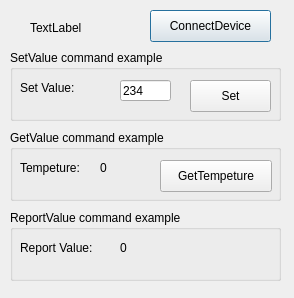
<?xml version="1.0" encoding="UTF-8"?>
<ui version="4.0">
 <class>DemoDialog</class>
 <widget class="QDialog" name="DemoDialog">
  <property name="geometry">
   <rect>
    <x>0</x>
    <y>0</y>
    <width>294</width>
    <height>298</height>
   </rect>
  </property>
  <property name="windowTitle">
   <string>上位机通信框架示例</string>
  </property>
  <widget class="QPushButton" name="pushButtonConnectDevice">
   <property name="geometry">
    <rect>
     <x>150</x>
     <y>10</y>
     <width>121</width>
     <height>32</height>
    </rect>
   </property>
   <property name="text">
    <string>ConnectDevice</string>
   </property>
  </widget>
  <widget class="QGroupBox" name="groupBox">
   <property name="geometry">
    <rect>
     <x>10</x>
     <y>50</y>
     <width>271</width>
     <height>71</height>
    </rect>
   </property>
   <property name="title">
    <string>SetValue command example</string>
   </property>
   <widget class="QLabel" name="label_3">
    <property name="geometry">
     <rect>
      <x>10</x>
      <y>30</y>
      <width>71</width>
      <height>16</height>
     </rect>
    </property>
    <property name="text">
     <string>Set Value:</string>
    </property>
   </widget>
   <widget class="QLineEdit" name="lineEditSetValue">
    <property name="geometry">
     <rect>
      <x>110</x>
      <y>30</y>
      <width>51</width>
      <height>21</height>
     </rect>
    </property>
    <property name="text">
     <string>234</string>
    </property>
   </widget>
   <widget class="QPushButton" name="pushButtonSetValue">
    <property name="geometry">
     <rect>
      <x>180</x>
      <y>30</y>
      <width>81</width>
      <height>32</height>
     </rect>
    </property>
    <property name="text">
     <string>Set</string>
    </property>
   </widget>
  </widget>
  <widget class="QGroupBox" name="groupBox_2">
   <property name="geometry">
    <rect>
     <x>10</x>
     <y>130</y>
     <width>271</width>
     <height>71</height>
    </rect>
   </property>
   <property name="title">
    <string>GetValue command example</string>
   </property>
   <widget class="QLabel" name="label">
    <property name="geometry">
     <rect>
      <x>10</x>
      <y>30</y>
      <width>71</width>
      <height>16</height>
     </rect>
    </property>
    <property name="text">
     <string>Tempeture:</string>
    </property>
   </widget>
   <widget class="QLabel" name="labelTemperatureValue">
    <property name="geometry">
     <rect>
      <x>90</x>
      <y>30</y>
      <width>41</width>
      <height>16</height>
     </rect>
    </property>
    <property name="text">
     <string>0</string>
    </property>
   </widget>
   <widget class="QPushButton" name="pushButtonGettemperature">
    <property name="geometry">
     <rect>
      <x>150</x>
      <y>30</y>
      <width>112</width>
      <height>32</height>
     </rect>
    </property>
    <property name="text">
     <string>GetTempeture</string>
    </property>
   </widget>
  </widget>
  <widget class="QGroupBox" name="groupBox_3">
   <property name="geometry">
    <rect>
     <x>10</x>
     <y>210</y>
     <width>271</width>
     <height>71</height>
    </rect>
   </property>
   <property name="title">
    <string>ReportValue command example</string>
   </property>
   <widget class="QLabel" name="label_2">
    <property name="geometry">
     <rect>
      <x>10</x>
      <y>30</y>
      <width>81</width>
      <height>16</height>
     </rect>
    </property>
    <property name="text">
     <string>Report Value:</string>
    </property>
   </widget>
   <widget class="QLabel" name="labelReportValue">
    <property name="geometry">
     <rect>
      <x>110</x>
      <y>30</y>
      <width>41</width>
      <height>16</height>
     </rect>
    </property>
    <property name="text">
     <string>0</string>
    </property>
   </widget>
  </widget>
  <widget class="QLabel" name="labelConnectStatus">
   <property name="geometry">
    <rect>
     <x>30</x>
     <y>20</y>
     <width>111</width>
     <height>16</height>
    </rect>
   </property>
   <property name="text">
    <string>TextLabel</string>
   </property>
  </widget>
 </widget>
 <resources/>
 <connections/>
</ui>
